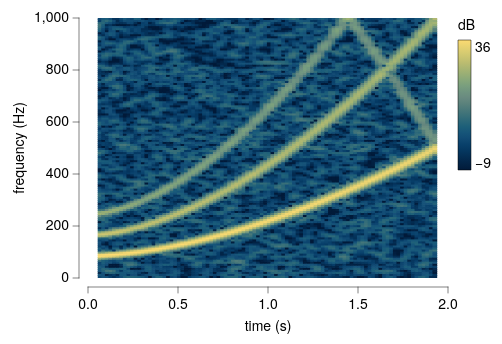

Express this chart as Vega-Lite.
### Vega-Lite specification from a JSON file in a GitHub repository (floating-point values rounded to 4 significant figures; data arrays with more than 128 entries replaced by an {"elided": "..."} marker saying what was removed)
{"background": null, "config": {"arc": {"fill": "#DBDBDB", "fillOpacity": 1.0, "innerRadius": 32.5, "padAngle": 0.03, "stroke": "black", "strokeOpacity": 1, "strokeWidth": 0.25}, "area": {"fill": "#DBDBDB", "fillOpacity": 1.0, "stroke": "black", "strokeOpacity": 1, "strokeWidth": 0.25}, "axis": {"domain": true, "domainCap": "round", "domainColor": "black", "domainWidth": 0.25, "grid": false, "gridCap": "round", "gridColor": "#F1F1F1", "gridDash": [0, 0], "gridOpacity": 1.0, "gridWidth": 0.25, "labelColor": "black", "labelFont": "Helvetica Neue", "labelFontSize": 7, "labelFontStyle": "normal", "labelFontWeight": 400, "offset": 4.5, "ticks": true, "tickCap": "round", "tickColor": "black", "tickRound": false, "tickSize": 3, "tickWidth": 0.25, "titleColor": "black", "titleFont": "Helvetica Neue", "titleFontSize": 7, "titleFontStyle": "normal", "titleFontWeight": 400}, "axisX": {"domain": true, "labelAlign": "center", "labelAngle": 0, "labels": true, "ticks": true, "translate": 0}, "axisY": {"domain": true, "labelAlign": "right", "labelAngle": 0, "labels": true, "ticks": true, "translate": 0}, "axisRight": {"domain": true, "labelAlign": "left", "labelAngle": 0, "labels": true, "ticks": true, "translate": 0}, "axisTop": {"domain": true, "labelAlign": "center", "labelAngle": 0, "labels": true, "ticks": true, "translate": 0}, "axisBand": {"tickOffset": 0}, "bar": {"fill": "#DBDBDB", "fillOpacity": 1.0, "stroke": "black", "strokeOpacity": 1, "strokeWidth": 0.25}, "boxplot": {"size": 11.7, "ticks": {"cornerRadius": 0.25, "fill": "black", "opacity": 1, "size": 5.85, "thickness": 0.25}, "box": {"fillOpacity": 1.0, "stroke": "black", "strokeOpacity": 1, "strokeWidth": 0.25}, "median": {"cornerRadius": 0, "fill": "black", "fillOpacity": 1.0, "opacity": 1, "size": 11.7, "thickness": 0.25}, "rule": {"fill": "black", "fillOpacity": 1.0, "size": 13.0, "stroke": "black", "strokeDash": [0, 0], "strokeOpacity": 1, "strokeWidth": 0.25}, "outliers": {"color": "black", "fill": "black", "fillOpacity": 1.0, "size": 0, "stroke": "black", "strokeOpacity": 1, "strokeWidth": 0.25}}, "circle": {"fill": "black", "fillOpacity": 1.0, "size": 0.65, "stroke": null, "strokeOpacity": 1, "strokeWidth": 0.25}, "errorband": {"band": {"fillOpacity": 0.6, "stroke": null, "strokeWidth": 0.25, "strokeOpacity": 1}, "borders": {"opacity": 0, "strokeOpacity": 0.25, "strokeWidth": 1}}, "errorbar": {"opacity": 1, "rule": {"strokeDash": [0, 0], "strokeWidth": 0.25}, "ticks": {"color": "black", "cornerRadius": 0.125, "opacity": 1, "size": 7.8, "thickness": 0.25}, "thickness": 0.25}, "font": "Helvetica Neue", "geoshape": {"fill": "#DBDBDB", "fillOpacity": 1.0, "stroke": "black", "strokeOpacity": 1, "strokeWidth": 0.25}, "header": {"labelColor": "black", "labelFont": "Helvetica Neue", "labelFontSize": 7, "labelFontStyle": "normal", "labelFontWeight": 400, "titleColor": "black", "titleFont": "Helvetica Neue", "titleFontSize": 7, "titleFontStyle": "normal", "titleFontWeight": 400, "titlePadding": 0}, "legend": {"disable": false, "offset": 4.5, "titlePadding": 4, "labelOffset": 2, "gradientLabelOffset": 2, "gradientLength": 65.0, "gradientThickness": 6.5, "gradientOpacity": 1.0, "gradientStrokeColor": "black", "gradientStrokeWidth": 0.25, "labelColor": "black", "labelFont": "Helvetica Neue", "labelFontSize": 7, "labelFontStyle": "normal", "labelFontWeight": 400, "strokeColor": "black", "strokeWidth": 0, "symbolSize": 42, "symbolStrokeColor": "black", "symbolStrokeWidth": 0.25, "titleColor": "black", "titleFont": "Helvetica Neue", "titleFontSize": 7, "titleFontStyle": "normal", "titleFontWeight": 400}, "line": {"color": "black", "stroke": "black", "strokeCap": "round", "strokeDash": [0, 0], "strokeOpacity": 1, "strokeWidth": 0.375}, "point": {"filled": true, "fill": "#DBDBDB", "fillOpacity": 1.0, "size": 6.5, "stroke": "black", "strokeOpacity": 1, "strokeWidth": 0.25}, "range": {"category": ["#C6D9F1", "#F1C9CB", "#FEF0B9", "#CEE37A", "#7AA8E0", "#E589A3", "#FDDD5D", "#68B961", "#4177B1", "#C35082", "#E5C227", "#438156"], "diverging": {"scheme": ["#C35082", "#CE6D94", "#D989A7", "#E2A4BA", "#EABFCE", "#F1DBE2", "#F6F6F6", "#D7E0EB", "#B9CBE0", "#9BB6D5", "#7DA1C9", "#5F8CBD", "#4177B1"]}, "heatmap": {"scheme": ["#011A39", "#032B50", "#063D68", "#165179", "#266579", "#47777A", "#68887F", "#779C7F", "#96AD75", "#B9BB70", "#DACC71", "#FDDB72"]}, "ordinal": {"scheme": ["#F1F1F1", "#DBDBDB", "#C6C6C6", "#B2B2B2", "#9D9D9D", "#898989", "#767676", "#636363", "#515151", "#404040", "#2F2F2F", "#1F1F1F"]}, "ramp": {"scheme": ["#32022B", "#43044D", "#4C196E", "#4D338C", "#484DA6", "#3A68BB", "#1D83CA", "#1D9CCB", "#23B5C9", "#28CDC5", "#4DE0B4", "#91EE9F"]}}, "rule": {"color": "black", "stroke": "black", "strokeCap": "round", "strokeDash": [2, 2], "strokeOpacity": 1, "strokeWidth": 0.25}, "scale": {"bandPaddingInner": 0.1, "bandPaddingOuter": 0.1, "round": false}, "rect": {"fill": "#DBDBDB", "fillOpacity": 1.0, "stroke": "black", "strokeOpacity": 1, "strokeWidth": 0.25}, "square": {"fill": "#DBDBDB", "fillOpacity": 1.0, "size": 13.0, "stroke": "black", "strokeOpacity": 1, "strokeWidth": 0.25}, "text": {"color": "black", "font": "Helvetica Neue", "fontSize": 7, "fontStyle": "normal", "fontWeight": 400}, "tick": {"color": "black", "cornerRadius": 0.125, "opacity": 1.0, "size": 11.7, "thickness": 0.25}, "title": {"anchor": "middle", "frame": "group", "color": "black", "font": "Helvetica Neue", "fontSize": 7, "fontStyle": "normal", "fontWeight": 400, "subtitleColor": "black", "subtitleFont": "Helvetica Neue", "subtitleFontSize": "Helvetica Neue", "subtitleFontStyle": "normal", "subtitleFontWeight": 400}, "trail": {"color": "black", "opacity": 1, "size": 0.375}, "view": {"continuousWidth": 180, "continuousHeight": 130, "discreteWidth": 180, "discreteHeight": 130, "fill": null, "stroke": null, "strokeWidth": 0.25}}, "data": {"name": "data-d58069456d3d1b7d8d72524f92b4bc8d"}, "mark": {"type": "rect", "clip": true, "stroke": null}, "encoding": {"color": {"field": "power", "title": "dB", "type": "quantitative"}, "x": {"field": "t0", "scale": {"domain": [0, 2.0], "nice": false}, "title": "time (s)", "type": "quantitative"}, "x2": {"field": "t1"}, "y": {"field": "f0", "scale": {"domain": [0, 1000.0], "nice": false}, "title": "frequency (Hz)", "type": "quantitative"}, "y2": {"field": "f1"}}, "$schema": "https://vega.github.io/schema/vega-lite/v6.4.1.json", "datasets": {"data-d58069456d3d1b7d8d72524f92b4bc8d": {"elided": "12032 records"}}}
